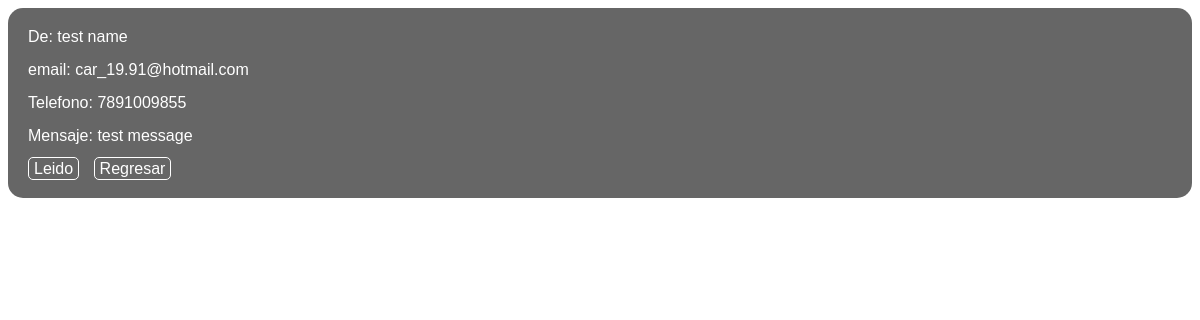
The app's page /administrador/php/mensaje_ver.php?idmensaje=5 (signed in) with its own data.
### tables this page shows
CREATE TABLE IF NOT EXISTS `mensaje` (
  `idmensaje` int(11) NOT NULL AUTO_INCREMENT,
  `nombre` varchar(25) NOT NULL,
  `telefono` varchar(12) DEFAULT NULL,
  `email` varchar(25) NOT NULL,
  `mensaje` varchar(300) NOT NULL,
  `fecha` date NOT NULL,
  `verificado` tinyint(4) NOT NULL,
  PRIMARY KEY (`idmensaje`,`verificado`)
);

### administrador/php/mensaje_ver.php (the view, shortened to what this page needs)
<?php include "../../php/config.php" ?>
 <!DOCTYPE html>
<html>
<head>
</head>
<body>
<div id="container">
<?php
	$conexion = mysqli_connect($server,$user,$pass,$db);
	mysqli_set_charset($conexion, "utf8");
if (isset($_GET['idmensaje'])) {
	$peticion = "SELECT * FROM mensaje where idmensaje=".$_GET['idmensaje'];
	$resultado = mysqli_query($conexion, $peticion);
	while($fila = mysqli_fetch_array($resultado)) {
		echo '<p>De: '.$fila['nombre'].'</p>';
		echo '<p>email: '.$fila['email'].'</p>';
		echo '<p>Telefono: '.$fila['telefono'].'</p>';
		echo '<p>Mensaje: '.$fila['mensaje'].'</p>';
	}
	echo "<a href='mensaje_ver.php?id=".$_GET['idmensaje']."'>Leido</a>
		  <a href='mensaje.php'>Regresar</a>";
}
?>
</div>
</body>
</html>

### administrador/php/mensaje_ver.php (style rules this page uses)
* { color:white; font-family: Arial; }
p { margin: 0 0 15px 0 }
#container { background: url(../img/n60.png); padding:20px; border-radius: 15px; }
a { padding: 2px 5px 2px 5px; margin-right: 10px; text-decoration: none; border: solid 1px white; border-radius: 5px; }

### records on screen
mensaje: nombre "test name", email "car_19.91@hotmail.com", telefono "7891009855", mensaje "test message"
